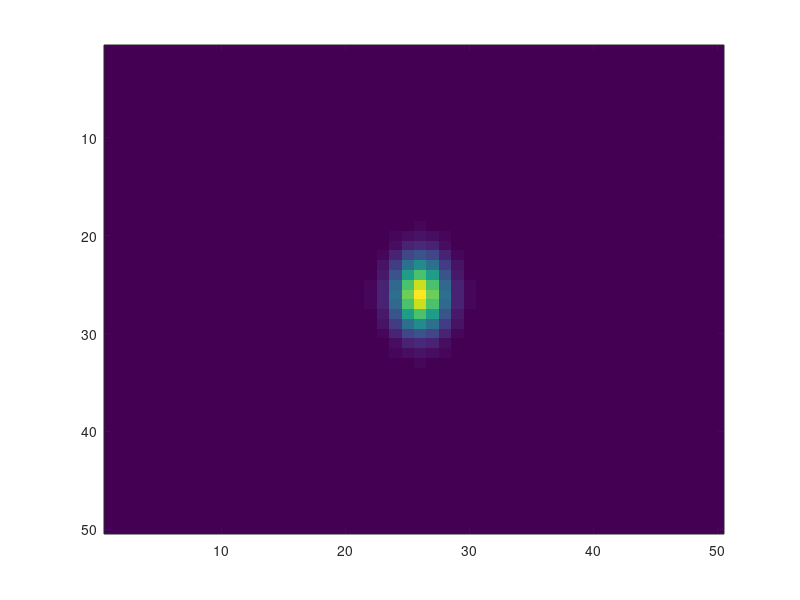

The MATLAB source for this figure: (Note: this script raises an error after producing the figure.)

kernel_size = 50;
m = kernel_size/2 + 1;
dance_direction_rad = 90*pi/180;

D = zeros(kernel_size);

R = [cos(dance_direction_rad) sin(dance_direction_rad); ...
    -sin(dance_direction_rad) cos(dance_direction_rad)];

S = R * [6 0; 0 2] * R';


for x = 1 : kernel_size
    for y = 1 : kernel_size
        D(y,x) = mvnpdf([x y], m, S);
    end
end

imagesc(D)

[cv, th] = imcov(D)

[v d] = eig(cv)

th*180/pi

atan2(v(2,2), v(1,2))*180/pi